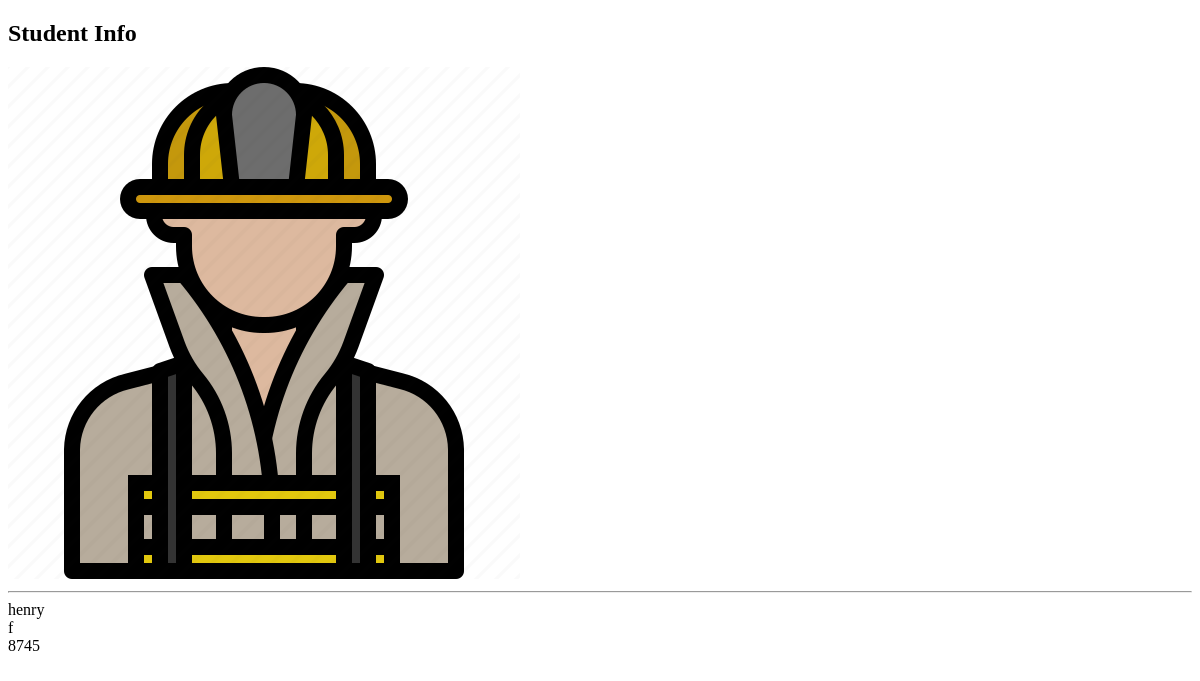
The app's page /1/, older data.
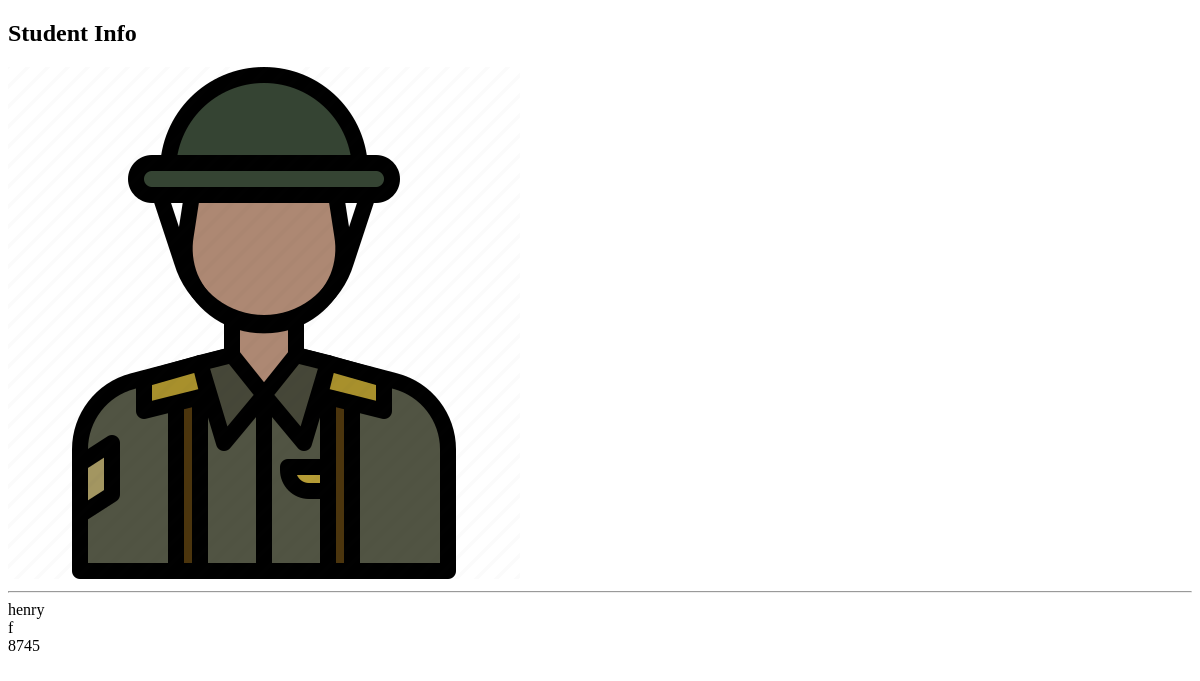
The same page, newer data.
### students/models.py (models this page shows, shortened)
class Student(models.Model):
    first_name = models.CharField(max_length=50)
    last_name = models.CharField(max_length=50)
    number = models.SmallIntegerField()
    image = models.ImageField(upload_to='students', blank=True)

### students/views.py (the view)
# urls.py: path('<int:id>/', student_detail, name='student_detail'),
def student_detail(request, id):
    student = get_object_or_404(Student, id=id)
    context = {
        'student': student
    }
    return render(request, 'students/student_detail.html', context)

### students/templates/students/student_detail.html (shortened to what this page needs)
{% extends 'base.html' %}
{% block body %}
<h2>Student Info</h2>
    {% if student.image %}
    <img src="{{ student.image.url }}" alt=""> <hr>
    {% endif %}
    {{ student.first_name }} <br>
    {{ student.last_name }} <br>
    {{ student.number }}
{% endblock body %}

### templates/base.html (shortened to what this page needs)
{% load static %}
<!DOCTYPE html>
<html lang="en">
  <head>
    {% block link %}
    <link rel="stylesheet" href="{% static 'main.css' %}" />
    {% endblock link %}
  </head>
  <body>
    {% block body %}
    {% endblock body %}
  </body>
</html>

Row changes from the older to the newer data that the page shows:
changed Student "henry": image: a different picture
